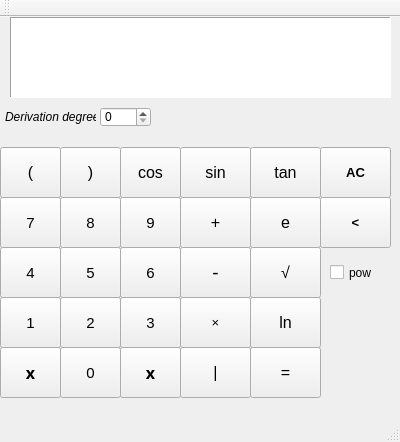
<?xml version="1.0" encoding="UTF-8"?>
<ui version="4.0">
 <class>FunctionDerivation</class>
 <widget class="QMainWindow" name="FunctionDerivation">
  <property name="geometry">
   <rect>
    <x>0</x>
    <y>0</y>
    <width>400</width>
    <height>442</height>
   </rect>
  </property>
  <property name="windowTitle">
   <string>FunctionDerivation</string>
  </property>
  <property name="documentMode">
   <bool>true</bool>
  </property>
  <widget class="QWidget" name="centralWidget">
   <widget class="QPushButton" name="pushButtonLB">
    <property name="geometry">
     <rect>
      <x>0</x>
      <y>130</y>
      <width>61</width>
      <height>51</height>
     </rect>
    </property>
    <property name="font">
     <font>
      <pointsize>12</pointsize>
     </font>
    </property>
    <property name="cursor">
     <cursorShape>PointingHandCursor</cursorShape>
    </property>
    <property name="text">
     <string>(</string>
    </property>
   </widget>
   <widget class="QPushButton" name="pushButtonRB">
    <property name="geometry">
     <rect>
      <x>60</x>
      <y>130</y>
      <width>61</width>
      <height>51</height>
     </rect>
    </property>
    <property name="font">
     <font>
      <pointsize>12</pointsize>
     </font>
    </property>
    <property name="cursor">
     <cursorShape>PointingHandCursor</cursorShape>
    </property>
    <property name="text">
     <string>)</string>
    </property>
   </widget>
   <widget class="QPushButton" name="pushButtonCos">
    <property name="geometry">
     <rect>
      <x>120</x>
      <y>130</y>
      <width>61</width>
      <height>51</height>
     </rect>
    </property>
    <property name="font">
     <font>
      <pointsize>12</pointsize>
     </font>
    </property>
    <property name="cursor">
     <cursorShape>PointingHandCursor</cursorShape>
    </property>
    <property name="text">
     <string>cos</string>
    </property>
   </widget>
   <widget class="QPushButton" name="pushButtonSin">
    <property name="geometry">
     <rect>
      <x>180</x>
      <y>130</y>
      <width>71</width>
      <height>51</height>
     </rect>
    </property>
    <property name="font">
     <font>
      <pointsize>12</pointsize>
     </font>
    </property>
    <property name="cursor">
     <cursorShape>PointingHandCursor</cursorShape>
    </property>
    <property name="text">
     <string>sin</string>
    </property>
   </widget>
   <widget class="QPushButton" name="pushButton7">
    <property name="geometry">
     <rect>
      <x>0</x>
      <y>180</y>
      <width>61</width>
      <height>51</height>
     </rect>
    </property>
    <property name="font">
     <font>
      <pointsize>11</pointsize>
     </font>
    </property>
    <property name="cursor">
     <cursorShape>PointingHandCursor</cursorShape>
    </property>
    <property name="text">
     <string>7</string>
    </property>
   </widget>
   <widget class="QPushButton" name="pushButton8">
    <property name="geometry">
     <rect>
      <x>60</x>
      <y>180</y>
      <width>61</width>
      <height>51</height>
     </rect>
    </property>
    <property name="font">
     <font>
      <pointsize>11</pointsize>
     </font>
    </property>
    <property name="cursor">
     <cursorShape>PointingHandCursor</cursorShape>
    </property>
    <property name="text">
     <string>8</string>
    </property>
   </widget>
   <widget class="QPushButton" name="pushButtonPlus">
    <property name="geometry">
     <rect>
      <x>180</x>
      <y>180</y>
      <width>71</width>
      <height>51</height>
     </rect>
    </property>
    <property name="font">
     <font>
      <pointsize>12</pointsize>
     </font>
    </property>
    <property name="cursor">
     <cursorShape>PointingHandCursor</cursorShape>
    </property>
    <property name="text">
     <string>+</string>
    </property>
   </widget>
   <widget class="QPushButton" name="pushButton9">
    <property name="geometry">
     <rect>
      <x>120</x>
      <y>180</y>
      <width>61</width>
      <height>51</height>
     </rect>
    </property>
    <property name="font">
     <font>
      <pointsize>11</pointsize>
     </font>
    </property>
    <property name="cursor">
     <cursorShape>PointingHandCursor</cursorShape>
    </property>
    <property name="text">
     <string>9</string>
    </property>
   </widget>
   <widget class="QPushButton" name="pushButton4">
    <property name="geometry">
     <rect>
      <x>0</x>
      <y>230</y>
      <width>61</width>
      <height>51</height>
     </rect>
    </property>
    <property name="font">
     <font>
      <pointsize>11</pointsize>
     </font>
    </property>
    <property name="cursor">
     <cursorShape>PointingHandCursor</cursorShape>
    </property>
    <property name="text">
     <string>4</string>
    </property>
   </widget>
   <widget class="QPushButton" name="pushButton5">
    <property name="geometry">
     <rect>
      <x>60</x>
      <y>230</y>
      <width>61</width>
      <height>51</height>
     </rect>
    </property>
    <property name="font">
     <font>
      <pointsize>11</pointsize>
     </font>
    </property>
    <property name="cursor">
     <cursorShape>PointingHandCursor</cursorShape>
    </property>
    <property name="text">
     <string>5</string>
    </property>
   </widget>
   <widget class="QPushButton" name="pushButtonMinus">
    <property name="geometry">
     <rect>
      <x>180</x>
      <y>230</y>
      <width>71</width>
      <height>51</height>
     </rect>
    </property>
    <property name="font">
     <font>
      <pointsize>14</pointsize>
     </font>
    </property>
    <property name="cursor">
     <cursorShape>PointingHandCursor</cursorShape>
    </property>
    <property name="text">
     <string>-</string>
    </property>
   </widget>
   <widget class="QPushButton" name="pushButton6">
    <property name="geometry">
     <rect>
      <x>120</x>
      <y>230</y>
      <width>61</width>
      <height>51</height>
     </rect>
    </property>
    <property name="font">
     <font>
      <pointsize>11</pointsize>
     </font>
    </property>
    <property name="cursor">
     <cursorShape>PointingHandCursor</cursorShape>
    </property>
    <property name="text">
     <string>6</string>
    </property>
   </widget>
   <widget class="QPushButton" name="pushButton1">
    <property name="geometry">
     <rect>
      <x>0</x>
      <y>280</y>
      <width>61</width>
      <height>51</height>
     </rect>
    </property>
    <property name="font">
     <font>
      <pointsize>11</pointsize>
     </font>
    </property>
    <property name="cursor">
     <cursorShape>PointingHandCursor</cursorShape>
    </property>
    <property name="text">
     <string>1</string>
    </property>
   </widget>
   <widget class="QPushButton" name="pushButton2">
    <property name="geometry">
     <rect>
      <x>60</x>
      <y>280</y>
      <width>61</width>
      <height>51</height>
     </rect>
    </property>
    <property name="font">
     <font>
      <pointsize>11</pointsize>
     </font>
    </property>
    <property name="cursor">
     <cursorShape>PointingHandCursor</cursorShape>
    </property>
    <property name="text">
     <string>2</string>
    </property>
   </widget>
   <widget class="QPushButton" name="pushButtonFois">
    <property name="geometry">
     <rect>
      <x>180</x>
      <y>280</y>
      <width>71</width>
      <height>51</height>
     </rect>
    </property>
    <property name="font">
     <font>
      <pointsize>10</pointsize>
     </font>
    </property>
    <property name="cursor">
     <cursorShape>PointingHandCursor</cursorShape>
    </property>
    <property name="text">
     <string>×</string>
    </property>
   </widget>
   <widget class="QPushButton" name="pushButton3">
    <property name="geometry">
     <rect>
      <x>120</x>
      <y>280</y>
      <width>61</width>
      <height>51</height>
     </rect>
    </property>
    <property name="font">
     <font>
      <pointsize>11</pointsize>
     </font>
    </property>
    <property name="cursor">
     <cursorShape>PointingHandCursor</cursorShape>
    </property>
    <property name="text">
     <string>3</string>
    </property>
   </widget>
   <widget class="QPushButton" name="pushButtonX1">
    <property name="geometry">
     <rect>
      <x>0</x>
      <y>330</y>
      <width>61</width>
      <height>51</height>
     </rect>
    </property>
    <property name="font">
     <font>
      <family>Old English Text MT</family>
      <pointsize>12</pointsize>
      <weight>75</weight>
      <bold>true</bold>
     </font>
    </property>
    <property name="cursor">
     <cursorShape>PointingHandCursor</cursorShape>
    </property>
    <property name="text">
     <string>x</string>
    </property>
   </widget>
   <widget class="QPushButton" name="pushButton0">
    <property name="geometry">
     <rect>
      <x>60</x>
      <y>330</y>
      <width>61</width>
      <height>51</height>
     </rect>
    </property>
    <property name="font">
     <font>
      <pointsize>11</pointsize>
     </font>
    </property>
    <property name="cursor">
     <cursorShape>PointingHandCursor</cursorShape>
    </property>
    <property name="text">
     <string>0</string>
    </property>
   </widget>
   <widget class="QPushButton" name="pushButtonEqual">
    <property name="geometry">
     <rect>
      <x>250</x>
      <y>330</y>
      <width>71</width>
      <height>51</height>
     </rect>
    </property>
    <property name="font">
     <font>
      <pointsize>12</pointsize>
     </font>
    </property>
    <property name="cursor">
     <cursorShape>PointingHandCursor</cursorShape>
    </property>
    <property name="text">
     <string>=</string>
    </property>
   </widget>
   <widget class="QPushButton" name="pushButtonX2">
    <property name="geometry">
     <rect>
      <x>120</x>
      <y>330</y>
      <width>61</width>
      <height>51</height>
     </rect>
    </property>
    <property name="font">
     <font>
      <family>Old English Text MT</family>
      <pointsize>12</pointsize>
      <weight>75</weight>
      <italic>false</italic>
      <bold>true</bold>
     </font>
    </property>
    <property name="cursor">
     <cursorShape>PointingHandCursor</cursorShape>
    </property>
    <property name="text">
     <string>x</string>
    </property>
   </widget>
   <widget class="QPushButton" name="pushButtonDivision">
    <property name="geometry">
     <rect>
      <x>180</x>
      <y>330</y>
      <width>71</width>
      <height>51</height>
     </rect>
    </property>
    <property name="font">
     <font>
      <pointsize>12</pointsize>
     </font>
    </property>
    <property name="cursor">
     <cursorShape>PointingHandCursor</cursorShape>
    </property>
    <property name="text">
     <string>|</string>
    </property>
   </widget>
   <widget class="QPushButton" name="pushButtonRoot">
    <property name="geometry">
     <rect>
      <x>250</x>
      <y>230</y>
      <width>71</width>
      <height>51</height>
     </rect>
    </property>
    <property name="font">
     <font>
      <pointsize>12</pointsize>
     </font>
    </property>
    <property name="cursor">
     <cursorShape>PointingHandCursor</cursorShape>
    </property>
    <property name="text">
     <string>√</string>
    </property>
   </widget>
   <widget class="QPushButton" name="pushButtonExp">
    <property name="geometry">
     <rect>
      <x>250</x>
      <y>180</y>
      <width>71</width>
      <height>51</height>
     </rect>
    </property>
    <property name="font">
     <font>
      <pointsize>12</pointsize>
     </font>
    </property>
    <property name="cursor">
     <cursorShape>PointingHandCursor</cursorShape>
    </property>
    <property name="text">
     <string>e</string>
    </property>
   </widget>
   <widget class="QPushButton" name="pushButtonTan">
    <property name="geometry">
     <rect>
      <x>250</x>
      <y>130</y>
      <width>71</width>
      <height>51</height>
     </rect>
    </property>
    <property name="font">
     <font>
      <pointsize>12</pointsize>
     </font>
    </property>
    <property name="cursor">
     <cursorShape>PointingHandCursor</cursorShape>
    </property>
    <property name="text">
     <string>tan</string>
    </property>
   </widget>
   <widget class="QCheckBox" name="checkBox">
    <property name="geometry">
     <rect>
      <x>330</x>
      <y>230</y>
      <width>70</width>
      <height>51</height>
     </rect>
    </property>
    <property name="text">
     <string>pow</string>
    </property>
   </widget>
   <widget class="QLineEdit" name="lineEdit">
    <property name="geometry">
     <rect>
      <x>90</x>
      <y>320</y>
      <width>16</width>
      <height>20</height>
     </rect>
    </property>
   </widget>
   <widget class="QTextBrowser" name="label">
    <property name="geometry">
     <rect>
      <x>10</x>
      <y>0</y>
      <width>381</width>
      <height>81</height>
     </rect>
    </property>
    <property name="font">
     <font>
      <pointsize>9</pointsize>
      <weight>75</weight>
      <bold>true</bold>
     </font>
    </property>
    <property name="cursor" stdset="0">
     <cursorShape>ArrowCursor</cursorShape>
    </property>
    <property name="mouseTracking">
     <bool>true</bool>
    </property>
    <property name="styleSheet">
     <string notr="true">QTextBrowser{
color: black;
}</string>
    </property>
    <property name="frameShape">
     <enum>QFrame::Panel</enum>
    </property>
   </widget>
   <widget class="QPushButton" name="pushButtonClearAll">
    <property name="geometry">
     <rect>
      <x>320</x>
      <y>130</y>
      <width>71</width>
      <height>51</height>
     </rect>
    </property>
    <property name="font">
     <font>
      <pointsize>10</pointsize>
      <weight>75</weight>
      <bold>true</bold>
     </font>
    </property>
    <property name="text">
     <string>AC</string>
    </property>
   </widget>
   <widget class="QPushButton" name="pushButtonClear">
    <property name="geometry">
     <rect>
      <x>320</x>
      <y>180</y>
      <width>71</width>
      <height>51</height>
     </rect>
    </property>
    <property name="font">
     <font>
      <pointsize>10</pointsize>
      <weight>75</weight>
      <bold>true</bold>
     </font>
    </property>
    <property name="text">
     <string>&lt;</string>
    </property>
   </widget>
   <widget class="QWidget" name="formLayoutWidget">
    <property name="geometry">
     <rect>
      <x>0</x>
      <y>90</y>
      <width>211</width>
      <height>31</height>
     </rect>
    </property>
    <layout class="QFormLayout" name="formLayout">
     <property name="fieldGrowthPolicy">
      <enum>QFormLayout::AllNonFixedFieldsGrow</enum>
     </property>
    </layout>
   </widget>
   <widget class="QLabel" name="derivationDegreeLabel">
    <property name="geometry">
     <rect>
      <x>5</x>
      <y>90</y>
      <width>91</width>
      <height>20</height>
     </rect>
    </property>
    <property name="font">
     <font>
      <italic>true</italic>
     </font>
    </property>
    <property name="text">
     <string>Derivation degree</string>
    </property>
   </widget>
   <widget class="QSpinBox" name="derivationDegreeSpinBox">
    <property name="geometry">
     <rect>
      <x>100</x>
      <y>90</y>
      <width>51</width>
      <height>20</height>
     </rect>
    </property>
   </widget>
   <widget class="QPushButton" name="pushButtonLn">
    <property name="geometry">
     <rect>
      <x>250</x>
      <y>280</y>
      <width>71</width>
      <height>51</height>
     </rect>
    </property>
    <property name="font">
     <font>
      <pointsize>12</pointsize>
     </font>
    </property>
    <property name="text">
     <string>ln</string>
    </property>
   </widget>
   <zorder>lineEdit</zorder>
   <zorder>pushButtonLB</zorder>
   <zorder>pushButtonRB</zorder>
   <zorder>pushButtonCos</zorder>
   <zorder>pushButtonSin</zorder>
   <zorder>pushButton7</zorder>
   <zorder>pushButton8</zorder>
   <zorder>pushButtonPlus</zorder>
   <zorder>pushButton9</zorder>
   <zorder>pushButton4</zorder>
   <zorder>pushButton5</zorder>
   <zorder>pushButtonMinus</zorder>
   <zorder>pushButton6</zorder>
   <zorder>pushButton1</zorder>
   <zorder>pushButton2</zorder>
   <zorder>pushButtonFois</zorder>
   <zorder>pushButton3</zorder>
   <zorder>pushButtonX1</zorder>
   <zorder>pushButton0</zorder>
   <zorder>pushButtonEqual</zorder>
   <zorder>pushButtonX2</zorder>
   <zorder>pushButtonDivision</zorder>
   <zorder>pushButtonRoot</zorder>
   <zorder>pushButtonExp</zorder>
   <zorder>pushButtonTan</zorder>
   <zorder>checkBox</zorder>
   <zorder>label</zorder>
   <zorder>pushButtonClearAll</zorder>
   <zorder>pushButtonClear</zorder>
   <zorder>formLayoutWidget</zorder>
   <zorder>derivationDegreeLabel</zorder>
   <zorder>derivationDegreeSpinBox</zorder>
   <zorder>pushButtonLn</zorder>
  </widget>
  <widget class="QMenuBar" name="menuBar">
   <property name="geometry">
    <rect>
     <x>0</x>
     <y>0</y>
     <width>400</width>
     <height>21</height>
    </rect>
   </property>
  </widget>
  <widget class="QToolBar" name="mainToolBar">
   <attribute name="toolBarArea">
    <enum>TopToolBarArea</enum>
   </attribute>
   <attribute name="toolBarBreak">
    <bool>false</bool>
   </attribute>
  </widget>
  <widget class="QStatusBar" name="statusBar"/>
 </widget>
 <layoutdefault spacing="6" margin="11"/>
 <resources/>
 <connections/>
</ui>
